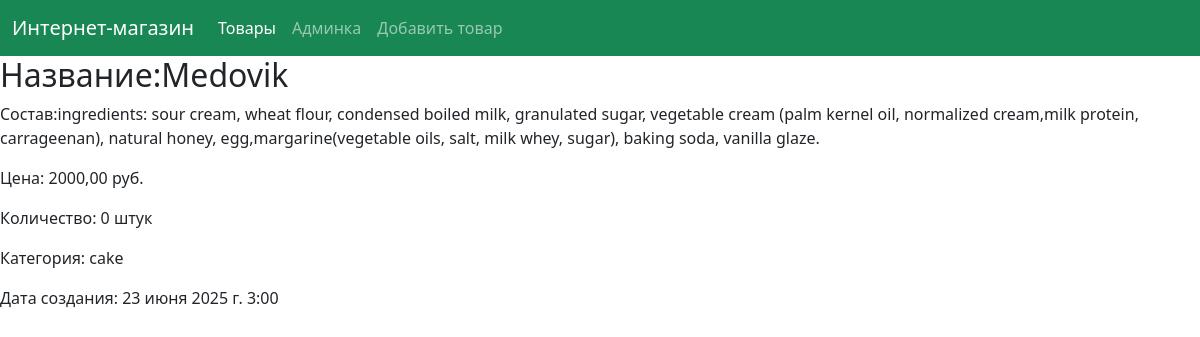
The app's page /product/3 with its own data.
### shop_app/models.py (models this page shows, shortened)
class Product(models.Model):
    name = models.CharField(max_length=200, verbose_name='Название товара', null=True)
    description = models.TextField(blank=True, verbose_name='Состав')
    price = models.DecimalField(max_digits=10, decimal_places=2, verbose_name='Цена')
    quantity = models.IntegerField(blank=True, default=0, verbose_name='Количество')
    created_at = models.DateTimeField(auto_now_add=True)
    category = models.ForeignKey(Category, on_delete=models.CASCADE, related_name='products')

class Category(models.Model):
    category_id = models.AutoField(primary_key=True)
    name = models.CharField(max_length=150, verbose_name='Название категории', default='', null=True)
    description = models.TextField(blank=True, verbose_name='Описание',)

### shop_app/views.py (the view)
# urls.py: path('product/<int:pk>', views.product_detail, name='product_detail'),
def product_detail(request, pk):
    product = get_object_or_404(Product, pk=pk)
    context = {
        'product': product,
    }
    return render(request, 'shop_app/product_detail.html', context=context)

### shop_app/templates/shop_app/product_detail.html
{% extends 'shop_app/base.html' %}
{% block content %}
<h2>Название:{{ product.name }}</h2>
<p>Состав:{{ product.description }}</p>
<p>Цена: {{ product.price }} руб.</p>
<p>Количество: {{ product.quantity }} штук</p>
<p>Категория: {{ product.category.name }}</p>
<p>Дата создания: {{ product.created_at }}</p>
{% endblock %}

### records on screen
Product: name "Medovik", description "ingredients: sour cream, wheat flour, condensed boiled milk, granulated sugar, vegetable cream (palm kernel oil, normalized cream,milk protein, carrageenan), natural honey, egg,margarine(vegetable oils, salt, milk whey, sugar), baking soda, vanilla glaze.", price "2000,00", quantity "0", category.name "cake", created_at "23 июня 2025 г. 3:00"
